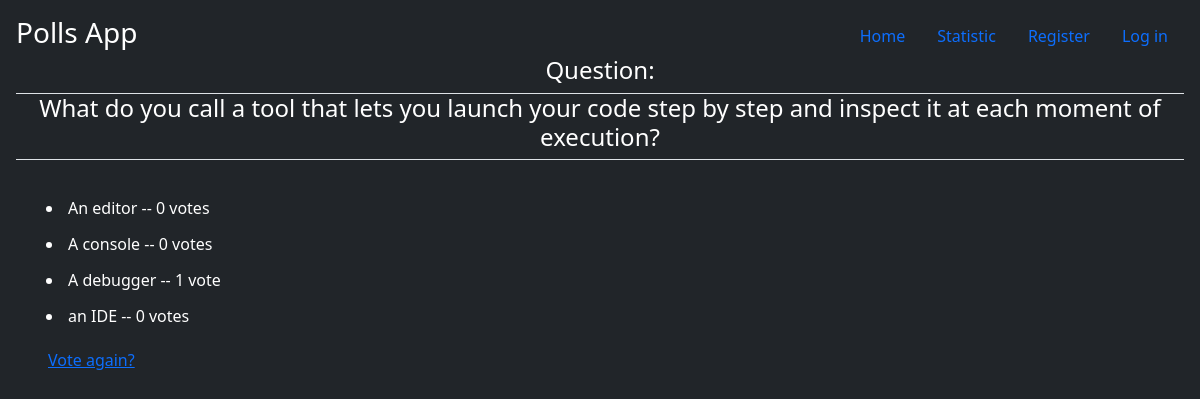
Screenshot of /5/results/ with the database file from the repository.
### polls/models.py (models this page shows, shortened)
class Question(models.Model):
    question_text = models.CharField(max_length=250)
    pub_date = models.DateTimeField('date published')
    def was_published_recently(self):
        now = timezone.now()
        return now - datetime.timedelta(days=1) <= self.pub_date <= now
    was_published_recently.admin_order_field = 'pub_date'
    was_published_recently.boolean = True
    was_published_recently.short_description = 'Published recently?'
    list_filter = ['pub_date']
    search_fields = ['question_text']

class Choice(models.Model):
    question = models.ForeignKey(Question, on_delete=models.CASCADE)
    choice_text = models.CharField(max_length=250)
    votes = models.IntegerField(default=0)

### polls/views.py (the view)
# urls.py: path('<int:pk>/results/', views.ResultsView.as_view(), name='results'),
class ResultsView(generic.DetailView):
    model = Question
    template_name = 'polls/results.html'

### polls/templates/polls/results.html
{% extends "polls/base.html" %}
{% block content %}
<h4 class="border-bottom pb-2 mb-0">Question:</h4>
<h4 class="border-bottom pb-2 mb-0">{{ question.question_text }}</h4>
<div class="text-start my-3 p-3">
    <ul>
        {% for choice in question.choice_set.all %}
        <li class="p-1 pb-1 mb-1">{{ choice.choice_text }} -- {{ choice.votes }} vote{{ choice.votes|pluralize }}</li>
        {% endfor %}
    </ul>
    <a class="text-start my-3 p-3" href="/">Vote again?</a>
</div>
{% endblock content %}

### rows the page displays
Question: question_text "What do you call a tool that lets you launch your code step by step and inspect it at each moment of execution?"
Choice: choice_text "An editor", votes "0"
Choice: choice_text "A console", votes "0"
Choice: choice_text "A debugger", votes "1"
Choice: choice_text "an IDE", votes "0"
